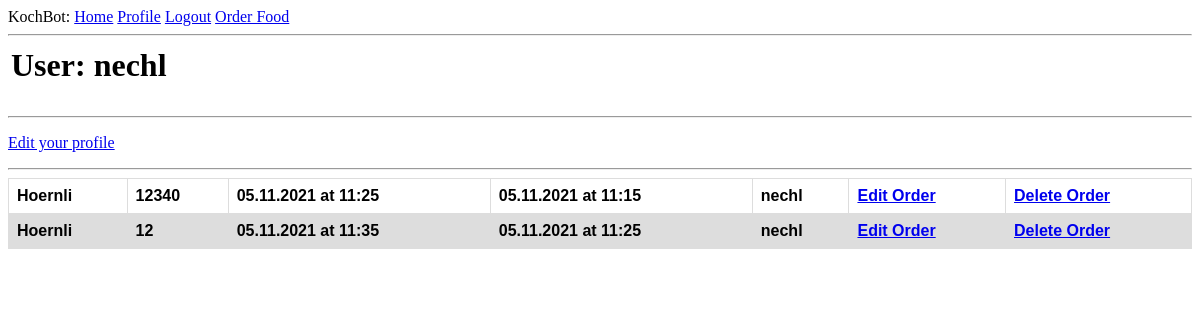
The page /user/nechl (signed in) on the database as committed earlier.
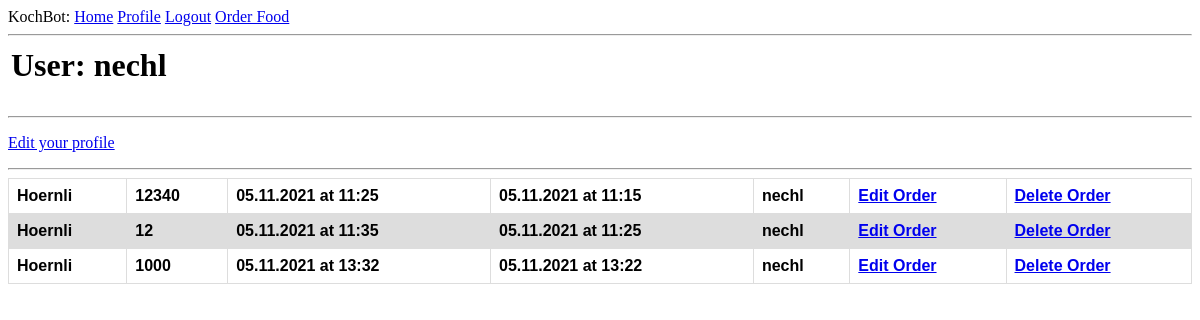
The same page on the database as committed later.
### app/models.py (models this page shows, shortened)
class Order(db.Model):
    id = db.Column(db.Integer, primary_key = True)
    food = db.Column(db.String(140))
    timestamp = db.Column(db.DateTime,  default=datetime.utcnow)
    amount = db.Column(db.Integer())
    finished_at = db.Column(db.DateTime, index = True)
    start_at = db.Column(db.DateTime)
    user_id = db.Column(db.Integer, db.ForeignKey('user.id'))
    cooking = db.Column(db.Boolean, default = False)

### app/routes.py (the view)
@app.route('/user/<username>')
@login_required
def user(username):
    user = User.query.filter_by(username=username).first_or_404()
    orders = Order.query.order_by(Order.finished_at.asc()).all()
    return render_template('user.html', user=user, orders=orders)

### app/models.py (called while the page is built)
@login.user_loader
def load_user(id):
    return User.query.get(int(id))

### app/templates/user.html
{% extends "base.html" %}
{% block content %}
    <table>
        <tr valign="top">
            <td><h1>User: {{ user.username }}</h1></td>
        </tr>
    </table>
    <hr>
    {% if user == current_user %}
        <p><a href="{{ url_for('edit_profile') }}">Edit your profile</a></p>
    {% endif %}
    <hr>
    <table id="orders">
        {% for order in orders %}
            {% include '_order.html' %}
        {% endfor %}
    </table>
{% endblock %}

### app/templates/_order.html
<tr id="orders">
    <th id="orders">{{ order.food }}</th>
    <th id="orders">{{ order.amount }}</th>
    <th id="orders">{{ order.finished_at.strftime("%d.%m.%Y at %H:%M") }}</th>
    <th id="orders">{{ order.start_at.strftime("%d.%m.%Y at %H:%M") }}</th>
    <th id="orders">{{ order.user_id }}</th>
    <th id="orders"><a href="{{ url_for('edit_order', id=order.id) }}">Edit Order</a></th>
    <th id="orders"><a href="{{ url_for('delete_order', id=order.id) }}">Delete Order</a></th>
</tr>

Rows that differ between the two databases and show on the page:
added Order: food "Hoernli", amount "1000", finished_at "05.11.2021 at 13:32", start_at "05.11.2021 at 13:22", user_id "nechl"
